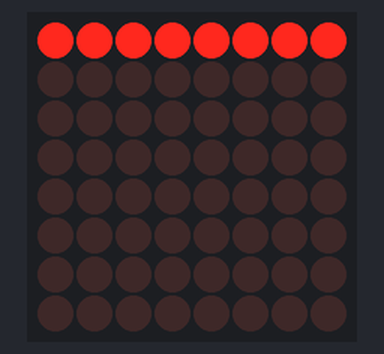
A sketch run on a simulated Arduino Uno, built with avr-gcc and run on an emulated ATmega328P. Parts: 8×8 LED matrix.

Above: at 0.01 s.
At 0.41 s:
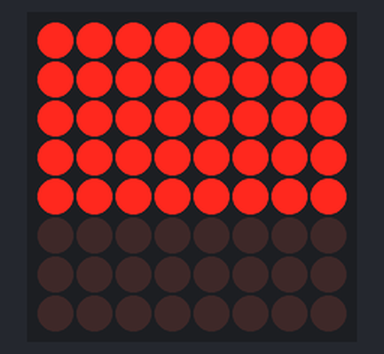
At 0.8 s:
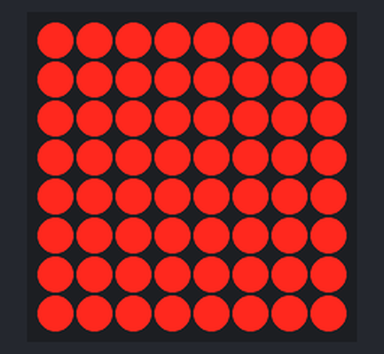
At 1.35 s:
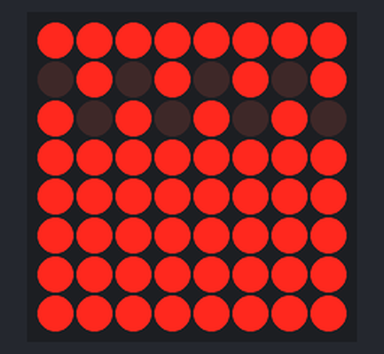
At 1.9 s:
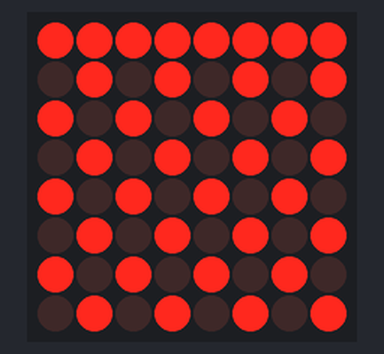

The sketch:

LedMatrix.ino
```cpp
#include <LedControl.h>
/*
pin 2 is connected to the DataIn
pĩn 4 is connected to the CLK
pỉn 3 is connected to LOAD
The last parameter is the number of LED matrix
 */
LedControl lc = LedControl(2,4,3,1);

byte left[8] = {B11111111, B01010101, B10101010, B01010101, B10101010, B01010101, B10101010, B01010101};

void setup(){
	/*
	The MAX72XX is in power-saving mode on startup, we have to do a wakeup call
	 */
	lc.shutdown(0,false);
	/* Set the brightness to a medium values */
	lc.setIntensity(0,8);
	/* and clear the dislay */
	lc.clearDisplay(0);

	// turn on all LEDS for a test
	for (int row=0;row<8;row++) {
		lc.setRow(0, row, 255);
		delay(100);
	}
delay(300);
}
 void loop(){
 	// put your main code here, to run repeatedly:
 	for(int row=0;row<8;row++){
 		lc.setRow(0, row, left[row]);
 		delay(100);
 	}
 	delay(300);
 }
```

Measured:
- what the display in image 2 shows lasts 0.5 s, from 0.7 s to 1.2 s
